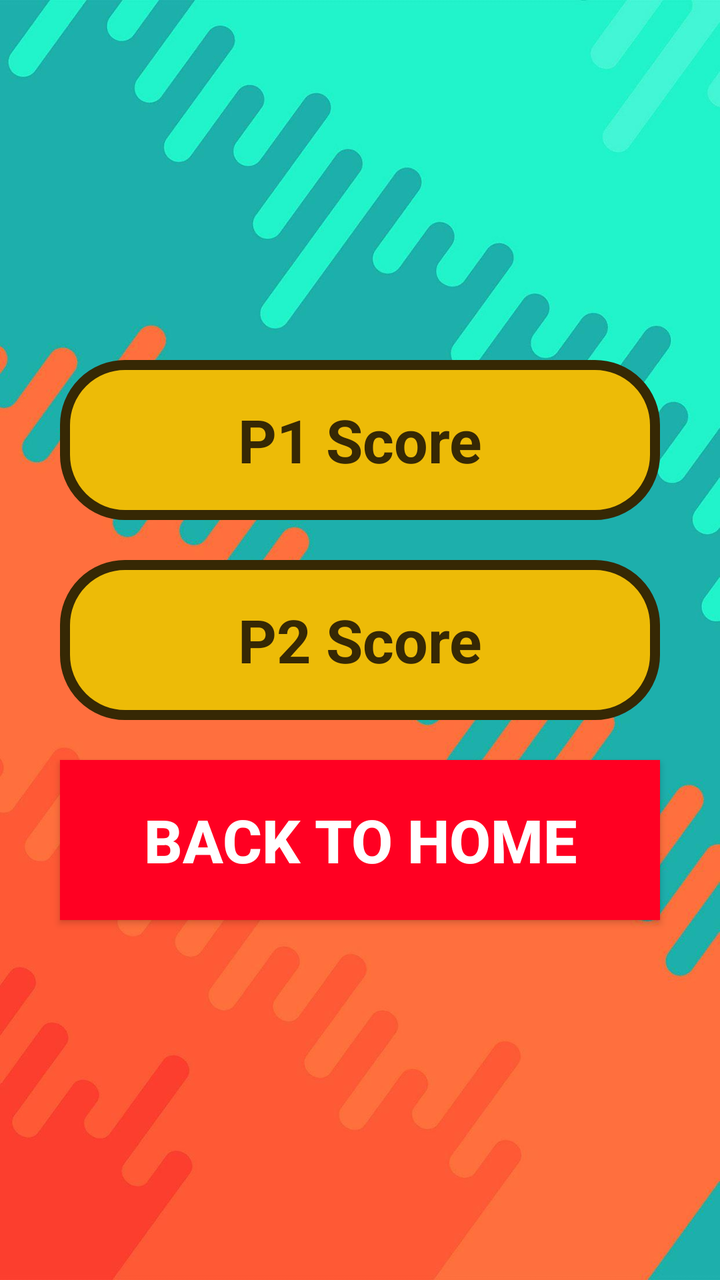
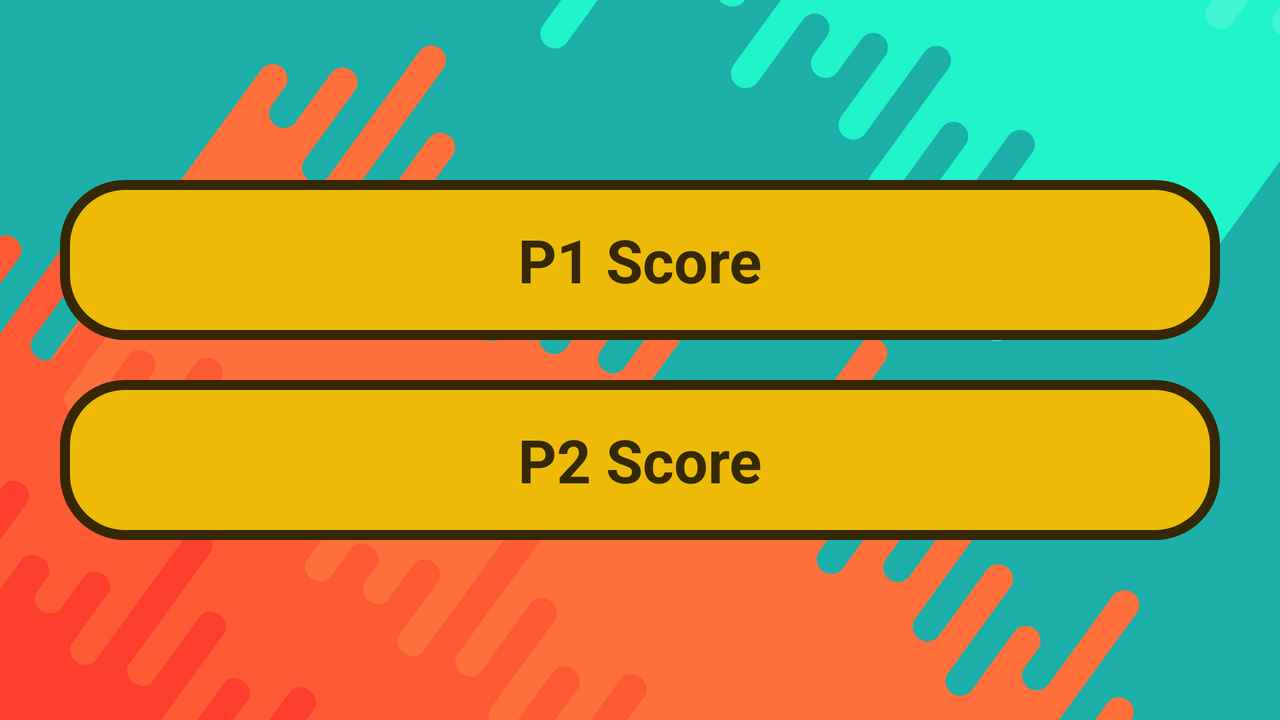

One screen, two layout resources from the same app: the default and the repository's alternative for another configuration. Each is rendered where Android would select it; the XML of both is given below.
<!-- AndroidManifest.xml: application theme Theme.AndroQuiz -->
<!-- res/layout/activity_result.xml -->
<?xml version="1.0" encoding="utf-8"?>
<LinearLayout xmlns:android="http://schemas.android.com/apk/res/android"
    xmlns:tools="http://schemas.android.com/tools"
    android:layout_width="match_parent"
    android:layout_height="match_parent"
    android:orientation="vertical"
    android:gravity="center"
    android:padding="20dp"
    android:background="@drawable/theme_quiz"
    tools:context=".ResultActivity">

    <TextView
        android:id="@+id/won"
        android:layout_width="match_parent"
        android:layout_height="80dp"
        android:background="#64ff2b"
        android:text="YOU WON"
        android:textSize="40sp"
        android:textStyle="bold"
        android:textAlignment="center"
        android:textColor="#174f02"
        android:layout_margin="10dp"
        android:layout_marginHorizontal="20dp"
        android:gravity="center"
        android:visibility="gone"/>

    <TextView
        android:id="@+id/lost"
        android:layout_width="match_parent"
        android:layout_height="80dp"
        android:background="#ff0022"
        android:text="YOU LOST"
        android:textSize="40sp"
        android:textStyle="bold"
        android:textAlignment="center"
        android:textColor="#ffffff"
        android:layout_margin="10dp"
        android:layout_marginHorizontal="20dp"
        android:gravity="center"
        android:visibility="gone"/>

    <TextView
        android:id="@+id/tie"
        android:layout_width="match_parent"
        android:layout_height="80dp"
        android:layout_margin="10dp"
        android:layout_marginHorizontal="20dp"
        android:background= "#4287f5"
        android:gravity="center"
        android:text="IT'S A TIE"
        android:textAlignment="center"
        android:textColor="#174f02"
        android:textSize="40sp"
        android:textStyle="bold"
        android:visibility="gone" />

    <TextView
        android:id="@+id/p1_score"
        android:layout_width="match_parent"
        android:layout_height="80dp"
        android:background="@drawable/gold"
        android:text="P1 Score"
        android:textSize="30sp"
        android:textStyle="bold"
        android:textAlignment="center"
        android:textColor="#362804"
        android:layout_margin="10dp"
        android:layout_marginHorizontal="20dp"
        android:gravity="center"/>

    <TextView
        android:id="@+id/p2_score"
        android:layout_width="match_parent"
        android:layout_height="80dp"
        android:background="@drawable/gold"
        android:text="P2 Score"
        android:textSize="30sp"
        android:textStyle="bold"
        android:textAlignment="center"
        android:textColor="#362804"
        android:layout_margin="10dp"
        android:layout_marginHorizontal="20dp"
        android:gravity="center"/>

    <androidx.appcompat.widget.AppCompatButton
        android:id="@+id/back_btn"
        android:layout_width="match_parent"
        android:layout_height="80dp"
        android:layout_margin="10dp"
        android:layout_marginHorizontal="20dp"
        android:layout_marginTop="5dp"
        android:background="#ff0022"
        android:gravity="center"
        android:onClick="backHandler"
        android:text="Back to Home"
        android:textColor="#ffffff"
        android:textSize="30sp"
        android:textStyle="bold"
        android:visibility="visible" />

</LinearLayout>
<!-- resources referenced by this layout -->
<resources>
  <!-- drawable gold (drawable) -->
  <?xml version="1.0" encoding="utf-8"?>
      <shape xmlns:android="http://schemas.android.com/apk/res/android"
      android:shape="rectangle" android:padding="10dp">
      <solid android:color="#edbb07"/>
      <stroke android:color="#362804" android:width="5dp"/>
      <corners android:radius="30dp"/>
      </shape>
  <!-- drawable theme_quiz: jpg bitmap (drawable, 71284 bytes) -->
  <!-- from res/values-v27/ -->
  <style name="Theme.AndroQuiz" parent="Theme.Design.NoActionBar">
          <item name="android:statusBarColor" tools:targetApi="l">?attr/colorPrimaryVariant</item>
          <item name="android:windowFullscreen">true</item>
          <item name="android:windowLayoutInDisplayCutoutMode">shortEdges</item>
          <item name="android:windowTranslucentStatus">true</item>
          <item name="android:windowTranslucentNavigation">true</item>
      </style>
</resources>
<!-- res/layout-land/activity_result.xml (the repository's variant of the layout above) -->
<!-- drawn on the phone turned sideways -->
<?xml version="1.0" encoding="utf-8"?>
<LinearLayout xmlns:android="http://schemas.android.com/apk/res/android"
    xmlns:tools="http://schemas.android.com/tools"
    android:layout_width="match_parent"
    android:layout_height="match_parent"
    android:orientation="vertical"
    android:gravity="center"
    android:padding="20dp"
    android:background="@drawable/theme_quiz_land"
    tools:context=".ResultActivity">

    <TextView
        android:id="@+id/won"
        android:layout_width="match_parent"
        android:layout_height="80dp"
        android:background="#64ff2b"
        android:text="YOU WON"
        android:textSize="40sp"
        android:textStyle="bold"
        android:textAlignment="center"
        android:textColor="#174f02"
        android:layout_margin="10dp"
        android:layout_marginHorizontal="20dp"
        android:gravity="center"
        android:visibility="gone"/>

    <TextView
        android:id="@+id/lost"
        android:layout_width="match_parent"
        android:layout_height="80dp"
        android:background="#ff0022"
        android:text="YOU LOST"
        android:textSize="40sp"
        android:textStyle="bold"
        android:textAlignment="center"
        android:textColor="#ffffff"
        android:layout_margin="10dp"
        android:layout_marginHorizontal="20dp"
        android:gravity="center"
        android:visibility="gone"/>

    <TextView
        android:id="@+id/tie"
        android:layout_width="match_parent"
        android:layout_height="80dp"
        android:background="#4287f5"
        android:text="IT'S A TIE"
        android:textSize="40sp"
        android:textStyle="bold"
        android:textAlignment="center"
        android:textColor="#174f02"
        android:layout_margin="10dp"
        android:layout_marginHorizontal="20dp"
        android:gravity="center"
        android:visibility="gone"/>

    <TextView
        android:id="@+id/p1_score"
        android:layout_width="match_parent"
        android:layout_height="80dp"
        android:background="@drawable/gold"
        android:text="P1 Score"
        android:textSize="30sp"
        android:textStyle="bold"
        android:textAlignment="center"
        android:textColor="#362804"
        android:layout_margin="10dp"
        android:layout_marginHorizontal="20dp"
        android:gravity="center"/>

    <TextView
        android:id="@+id/p2_score"
        android:layout_width="match_parent"
        android:layout_height="80dp"
        android:background="@drawable/gold"
        android:text="P2 Score"
        android:textSize="30sp"
        android:textStyle="bold"
        android:textAlignment="center"
        android:textColor="#362804"
        android:layout_margin="10dp"
        android:layout_marginHorizontal="20dp"
        android:gravity="center"/>

</LinearLayout>
<!-- resources referenced by the variant -->
<!-- as the phone turned sideways resolves them -->
<resources>
  <!-- drawable gold (drawable) -->
  <?xml version="1.0" encoding="utf-8"?>
      <shape xmlns:android="http://schemas.android.com/apk/res/android"
      android:shape="rectangle" android:padding="10dp">
      <solid android:color="#edbb07"/>
      <stroke android:color="#362804" android:width="5dp"/>
      <corners android:radius="30dp"/>
      </shape>
  <!-- drawable theme_quiz_land: jpg bitmap (drawable, 305588 bytes) -->
  <!-- from res/values-v27/ -->
  <style name="Theme.AndroQuiz" parent="Theme.Design.NoActionBar">
          <item name="android:statusBarColor" tools:targetApi="l">?attr/colorPrimaryVariant</item>
          <item name="android:windowFullscreen">true</item>
          <item name="android:windowLayoutInDisplayCutoutMode">shortEdges</item>
          <item name="android:windowTranslucentStatus">true</item>
          <item name="android:windowTranslucentNavigation">true</item>
      </style>
</resources>
